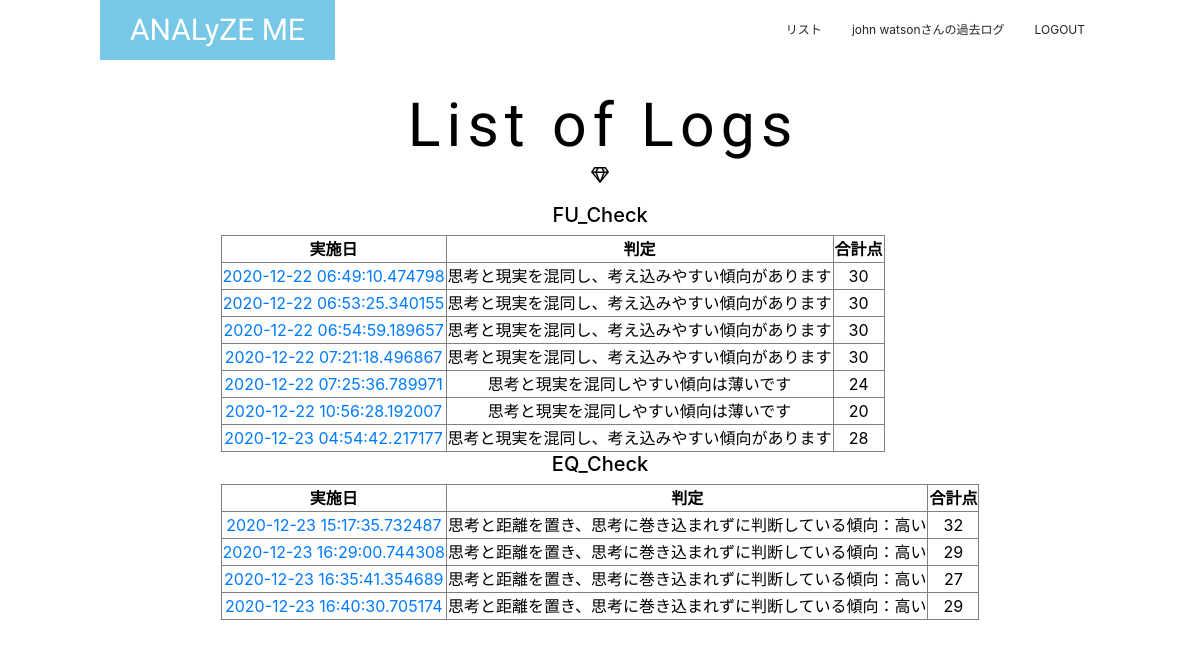
The page /logs (signed in) on the database as committed earlier.
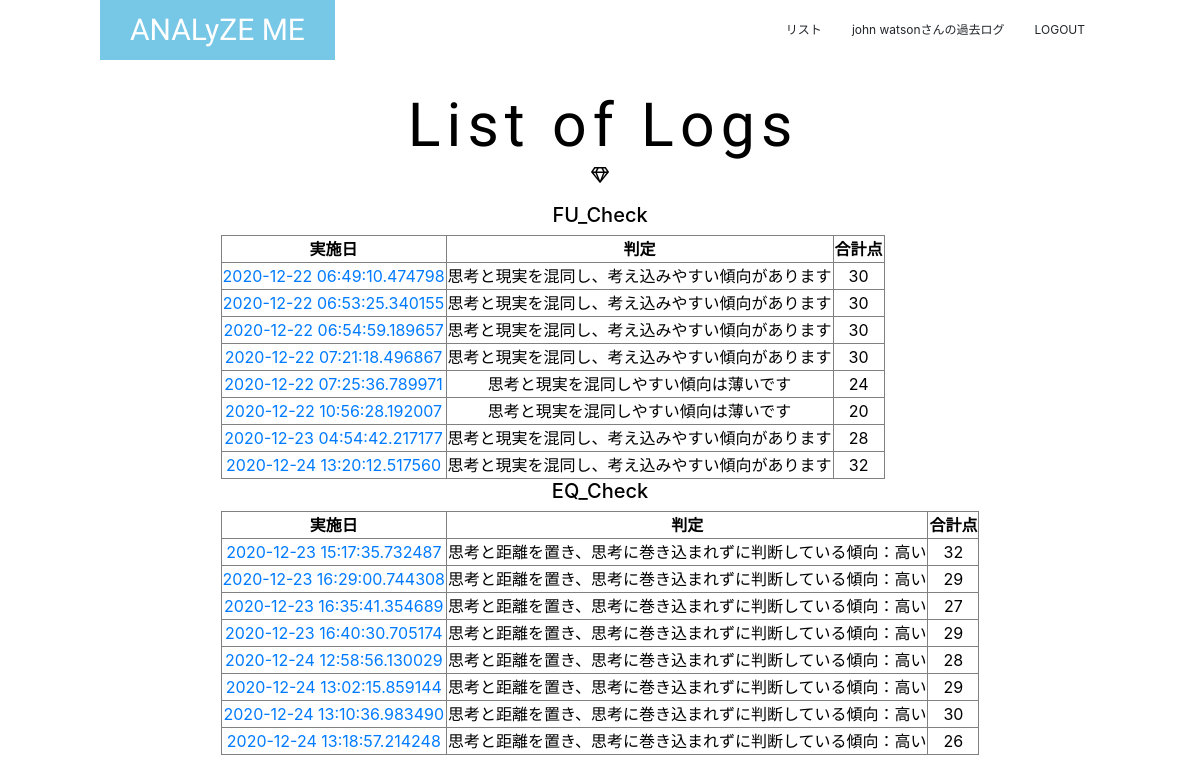
The same page on the database as committed later.
### analyze_me/models/user.py (models this page shows, shortened)
class User(UserMixin, db.Model):
    __tablename__ = 'user'
    id = db.Column(db.Integer, primary_key=True)
    user_id = db.Column(db.String(50), unique=True)
    name = db.Column(db.String(30))
    password = db.Column(db.String(20), unique=True)
    created_at = db.Column(db.DateTime)
    fu_results = relationship('FU_results')
    eq_results = relationship('EQ_results')

### analyze_me/models/results.py (models this page shows, shortened)
class FU_results(db.Model):                    #フュージョンチェックデータベース
    __tablename__ = 'fu_results'
    id = db.Column(db.Integer, primary_key=True, nullable=False)
    answers = db.Column(db.PickleType, nullable=True)
    a_sum = db.Column(db.Integer, nullable=True)
    judge = db.Column(db.String(200), nullable=True)
    created_at = db.Column(db.DateTime)
    user_id = db.Column(db.Integer, db.ForeignKey('user.id', onupdate='CASCADE', ondelete='CASCADE'), nullable=False)

class EQ_results(db.Model):                    #脱中心化チェックデータベース
    __tablename__ = 'eq_results'
    id = db.Column(db.Integer, primary_key=True, nullable=False)
    answers = db.Column(db.PickleType, nullable=True)
    a_sum = db.Column(db.Integer, nullable=True)
    judge = db.Column(db.String(200), nullable=True)
    created_at = db.Column(db.DateTime)
    user_id = db.Column(db.Integer, db.ForeignKey('user.id', onupdate='CASCADE', ondelete='CASCADE'), nullable=False)

### analyze_me/views/views.py (the view)
@views.route('/logs')
@login_required
def show_logs():
    fu_results = analyzer_service.find_all('fu')
    eq_results = analyzer_service.find_all('eq')
    return render_template('logs/logs.html', \
                           fu_results=fu_results, \
                           eq_results=eq_results)

### analyze_me/__init__.py (called while the page is built)
@login_manager.user_loader
def load_user(user_id):
    return User.query.get(int(user_id))

### analyze_me/services/analyzer_service.py (called while the page is built)
def find_all(ex_id):
    if ex_id == 'fu':
        return FU_results.query.all()
    elif ex_id == 'eq':
        return EQ_results.query.all()
    elif ex_id == 'ces':
        pass
    elif ex_id == 'pom':
        pass
    elif ex_id == 'teg':
        pass

### analyze_me/templates/logs/logs.html
{% extends "layout.html" %}
{% block body %}
<section class="logA">
    <div class="con">
        <h2>List of Logs</h2>
        <p class="symbol"><span class="far fa-gem"></span></p>
        <div>
            <h5>FU_Check</h5>
            <table border="1">
                <tr>
                    <th>実施日</th>
                    <th>判定</th>
                    <th>合計点</th>
                </tr>
                {% for fu_res in fu_results %}
                <tr>
                    <td>
                        <a href="{{ url_for('views.result', ex_id='fu', result_id=fu_res.id) }}">
                            {{ fu_res.created_at }}
                        </a>
                    </td>
                    <td>{{ fu_res.judge }}</td>
                    <td>{{ fu_res.a_sum }}</td>
                </tr>
                {% else %}
                    <p>結果がありません</p>
                {% endfor %}
            </table>
        </div>
        <div>
            <h5>EQ_Check</h5>
            <table border="1">
                <tr>
                    <th>実施日</th>
                    <th>判定</th>
                    <th>合計点</th>
                </tr>
                {% for eq_res in eq_results %}
                <tr>
                    <td>
                    <a href="{{ url_for('views.result', ex_id='eq', result_id=eq_res.id) }}">
                        {{ eq_res.created_at }}
                    </a>
                    </td>
                    <td>{{ eq_res.judge }}</td>
                    <td>{{ eq_res.a_sum }}</td>
                </tr>
                {% else %}
                    <p>結果がありません</p>
                {% endfor %}
            </table>
        </div>
    </div>
</section>
{% endblock %}

### analyze_me/templates/layout.html (shortened to what this page needs)
<!DOCTYPE html>
<html lang="ja">
<head>
    {% block head %}
    <link rel="stylesheet" href="{{ url_for('static', filename='style.css')}}">
    <link rel="stylesheet" href="https://stackpath.bootstrapcdn.com/bootstrap/4.5.0/css/bootstrap.min.css">
    <link rel="stylesheet" href="https://use.fontawesome.com/releases/v5.15.1/css/all.css">
    {% endblock %}
</head>
<body>
<div>
    <header>
        <nav class="conH">
            <div class="conH-small">
                <a class="headA" href="{{ url_for('views.index') }}">ANALyZE ME</a>
            </div>
            <div class="headB">
                <ul>
                    <li>
                        <a href="{{ url_for('analyzes.analyzer_list') }}">リスト</a>
                    </li>
                    {% if not current_user.is_authenticated %}
                    <li>
                        <a href="{{ url_for('auth.login') }}">LOGIN</a>
                    </li>
                    {% else %}
                    <li>
                        <a href="{{ url_for('views.show_logs') }}"><span>{{ current_user.name }}さんの</span>過去ログ</a>
                    </li>
                    <li>
                        <a href="{{ url_for('auth.logout') }}">LOGOUT</a>
                    </li>
                    {% endif %}
                </ul>
            </div>
        </nav>
    </header>
    {% block body %}{% endblock %}
</div>
</body>
</html>

### analyze_me/static/style.css (style rules this page uses)
:root { --main-color: #77C7E6; --accent-color: #E68E9F; --dark-color: #3A7E99; --opposite-color: #9AE665; --text-bright-color: #fff; --text-dark-color: #000; --gray-color: #ddd; --large-width: 1000px; --middle-width: 900px; }
@media (min-width: 800px) { :root { font-size: 16px; } }
body { margin: 0; font-family: 'メイリオ', 'Hiragino Kaku Gothic Pro', 'sans-serif'; }
.logA { display: flex; align-items: start; justify-content: center; height: 100vh; min-height: 450px; width: 100vw; min-width: 400px; color: #000; color: var(--text-dark-color); text-align: center; margin-left: auto; margin-right: auto; }
.logA .con { margin-top: 60px; max-width: 900px; max-width: var(--middle-width); margin-left: auto; margin-right: auto; }
.logA h2 { margin: 30px 0 0; font-family: 'Big Shoulders Stencil Display', cursive; font-size: 3.8rem; letter-spacing: 0.1em; margin-left: 0.1em; }
header { position: absolute; top: 0; left: 0; z-index: 100; width: 100%; background-color: rgba(255,255,255,0.5); }
.headA { display: inline-block; line-height: 60px; padding-left: 30px; padding-right: 30px; background-color: #77C7E6; background-color: var(--main-color); color: #fff; color: var(--text-bright-color); font-family: 'Big Shoulders Stencil Display', cursive; font-size: 30px; text-decoration: none; }
.headB ul { margin: 0; padding: 0; list-style: none; }
.headB a { display: block; padding: 15px; color: inherit; font-size: 12px; text-decoration: none; }
@media (min-width: 768px) { header .conH { display: flex; align-items: center; justify-content: space-between; max-width: 1000px; max-width: var(--large-width); margin-left: auto; margin-right: auto; } }
@media (min-width: 768px) { .headB ul { display: flex; } }
@media (min-width: 768px) { .headB { display: block !important; } }

Rows that differ between the two databases and show on the page:
added FU_results: created_at "2020-12-24 13:20:12.517560", judge "思考と現実を混同し、考え込みやすい傾向があります", a_sum "32"
added EQ_results: created_at "2020-12-24 12:58:56.130029", judge "思考と距離を置き、思考に巻き込まれずに判断している傾向：高い", a_sum "28"
added EQ_results: created_at "2020-12-24 13:02:15.859144", judge "思考と距離を置き、思考に巻き込まれずに判断している傾向：高い", a_sum "29"
added EQ_results: created_at "2020-12-24 13:10:36.983490", judge "思考と距離を置き、思考に巻き込まれずに判断している傾向：高い", a_sum "30"
added EQ_results: created_at "2020-12-24 13:18:57.214248", judge "思考と距離を置き、思考に巻き込まれずに判断している傾向：高い", a_sum "26"
